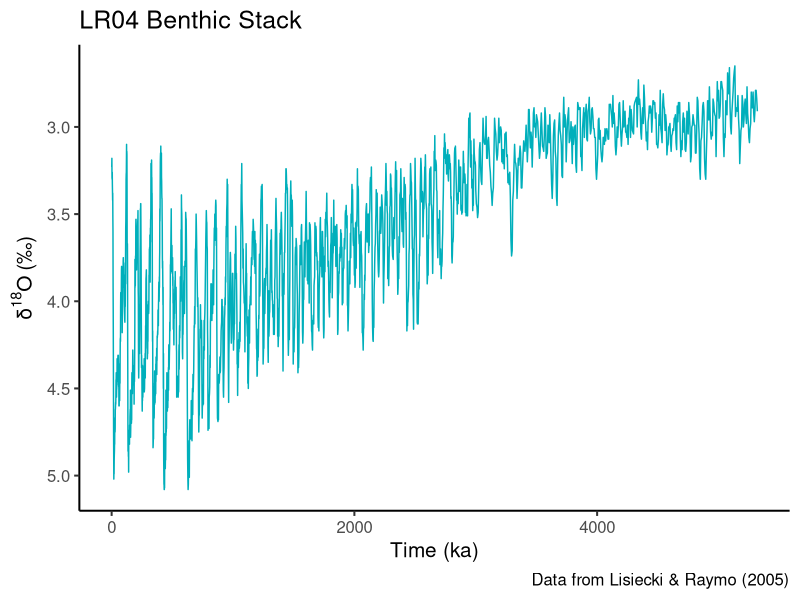
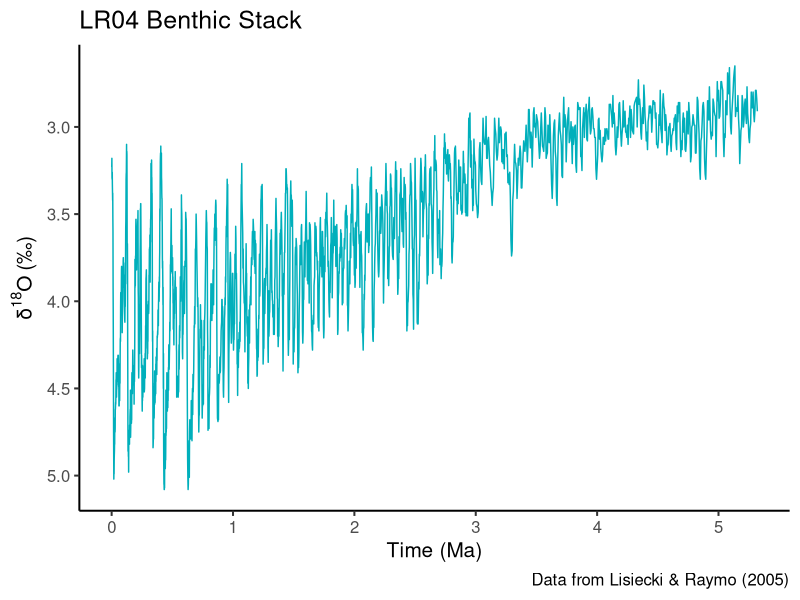
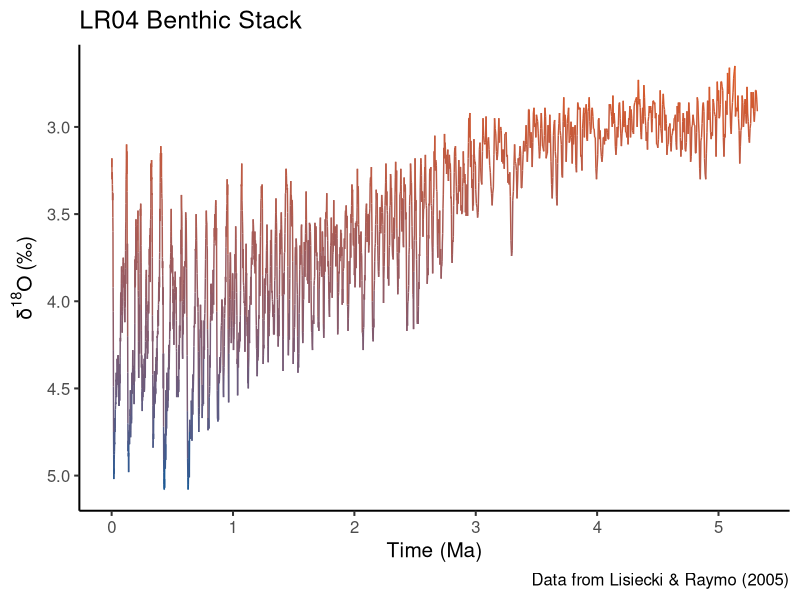
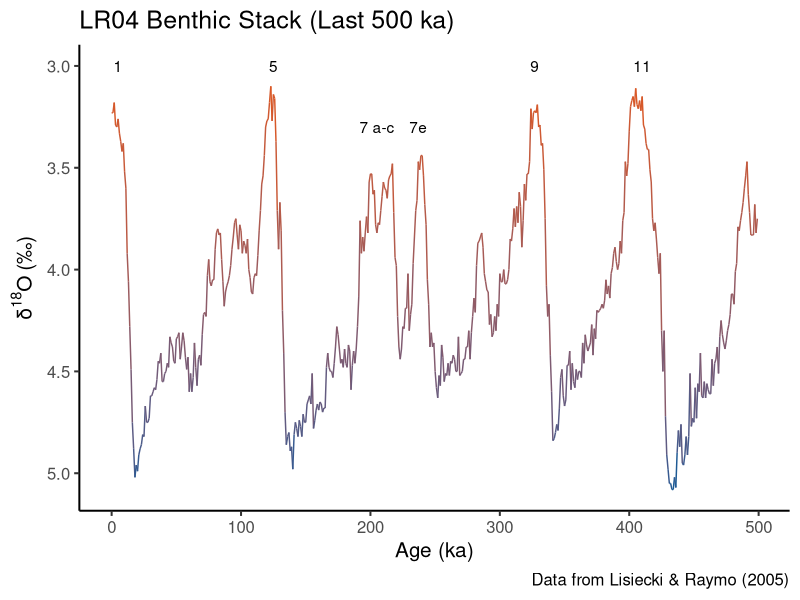
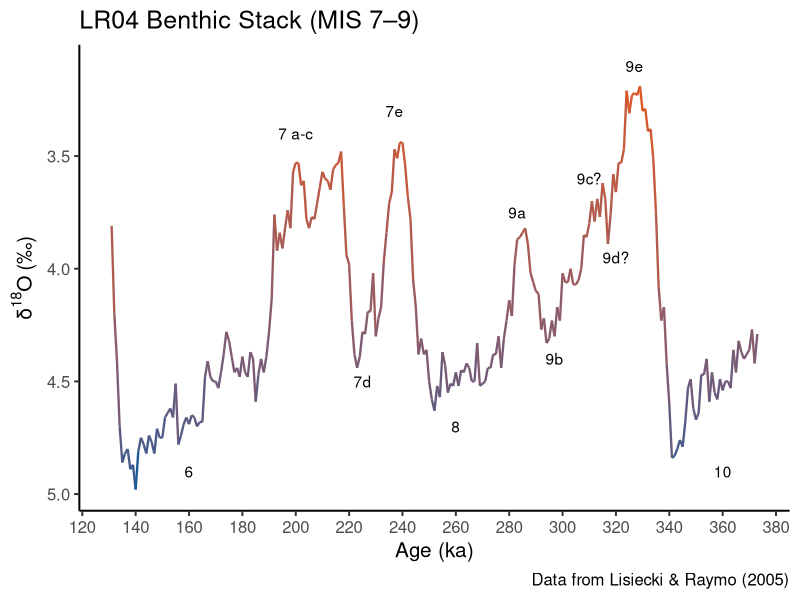
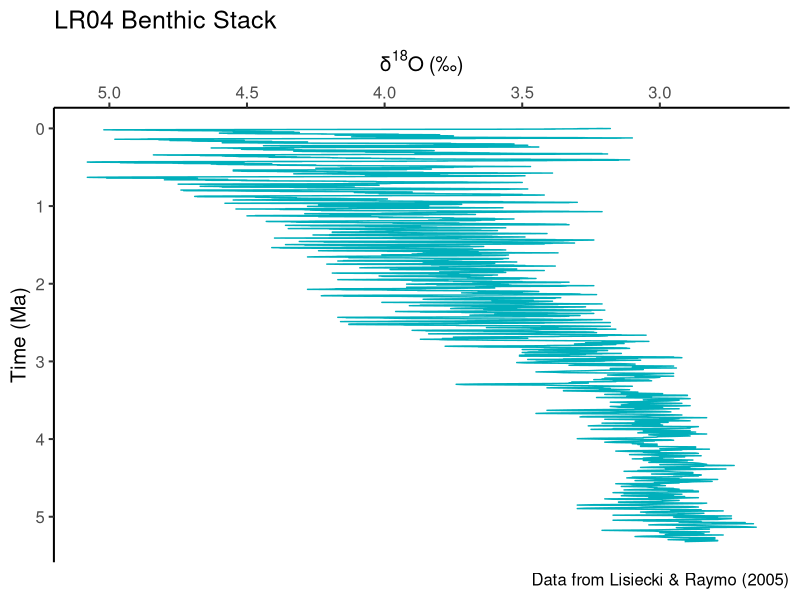
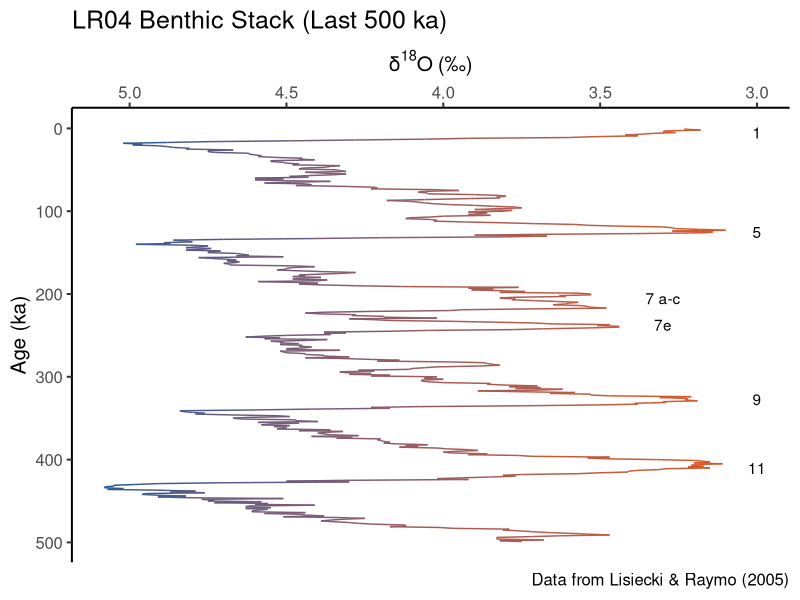
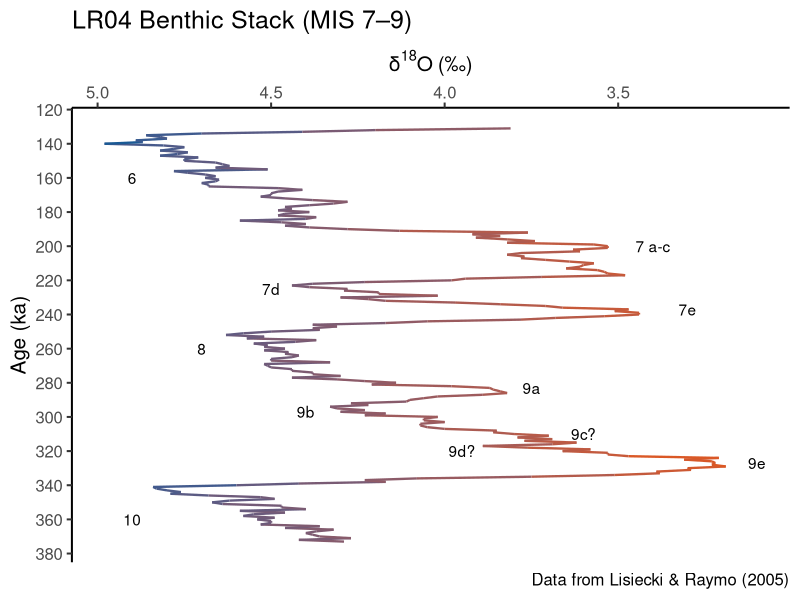

R code for these plots, in order:
## ---- chunk 1
knitr::opts_chunk$set(echo = TRUE,
                      fig.width=12, fig.height=6) 
## ---- chunk 2
library(ggplot2)
lr04 <- read.delim("../data/lr04.txt")
## ---- chunk 3
str(lr04)
head(lr04)
## ---- chunk 4
ggplot(data=lr04, aes(x=time, y=d18o))+               # set up plot
  geom_line(colour = "#00AFBB", size = 0.5)+          # plot line
  labs(title="LR04 Benthic Stack",                    # plot labels 
       x="Time (ka)", 
       y=expression(δ^{18}*O~"(‰)"),
       caption="Data from Lisiecki & Raymo (2005)")+ 
  scale_y_reverse()+                             # reverse scale on y-axis
  theme_classic(base_size=15)
## ---- chunk 5
lr04$time <- lr04$time/1000
## ---- chunk 6
ggplot(data=lr04, aes(x=time, y=d18o))+
  geom_line(colour = "#00AFBB", size = 0.5)+
  labs(title="LR04 Benthic Stack",
       x="Time (Ma)", 
       y=expression(δ^{18}*O~"(‰)"),                 
       caption="Data from Lisiecki & Raymo (2005)")+ 
  scale_y_reverse()+
  scale_x_continuous(breaks=seq(0, 6, by=1))+     # change tick frequency
  theme_classic(base_size=15) 
## ---- chunk 7
ggplot(data=lr04, aes(x=time, y=d18o, colour=d18o))+ 
  geom_line(size = 0.5)+ 
  scale_colour_gradient(low="#DB5824", high="#1A5A95")+
  labs(title="LR04 Benthic Stack",                   
       x="Time (Ma)", 
       y=expression(δ^{18}*O~"(‰)"),                
       caption="Data from Lisiecki & Raymo (2005)")+ 
  scale_y_reverse()+
  scale_x_continuous(breaks = seq(0, 6, by = 1))+
  theme_classic(base_size=15)+
  theme(legend.position = "none")
## ---- chunk 8
# subset last 500 ka
lr04_500 <- subset(lr04, time<0.5)

# convert time from back from ma to ka
lr04_500$time <- lr04_500$time * 1000
## ---- chunk 9
ggplot(data=lr04_500, 
       aes(x=time, y=d18o, colour=d18o))+ 
  geom_line(size = 0.5)+ 
  scale_colour_gradient(low="#DB5824", high="#1A5A95")+
  labs(title="LR04 Benthic Stack (Last 500 ka)",
       x="Age (ka)", 
       y=expression(δ^{18}*O~"(‰)"),                
       caption="Data from Lisiecki & Raymo (2005)")+ 
  scale_y_reverse()+                                 
  annotate("text", 
           x = c(5, 125, 205, 237, 327, 410), 
           y = c(3, 3, 3.3,3.3, 3, 3), 
           label = c("1", "5", "7 a-c", "7e", "9", "11"))+
  theme_classic(base_size=15)+
  theme(legend.position="none")
## ---- chunk 10
# subset MIS 7–9 
lr04_7to9 <- subset(lr04_500, time>130 & time<374) 
## ---- chunk 11
ggplot(data=lr04_7to9, 
       aes(x=time, y=d18o, colour=d18o))+ 
  geom_line(size = 0.8)+ 
  scale_colour_gradient(low="#DB5824", high="#1A5A95")+
  labs(title="LR04 Benthic Stack (MIS 7–9)",
       x="Age (ka)", 
       y=expression(δ^{18}*O~"(‰)"),                
       caption="Data from Lisiecki & Raymo (2005)")+ 
  annotate("text", 
           x=c(160, 200, 225, 237, 260, 283, 297, 310, 320, 327, 360), 
           y=c(4.9, 3.4, 4.5, 3.3, 4.7, 3.75, 4.4, 3.6, 3.95, 3.1, 4.9), 
           label = c("6", "7 a-c", "7d", "7e", "8", "9a", "9b", "9c?", "9d?", 
                     "9e", "10"))+
  scale_y_reverse()+    
  scale_x_continuous(breaks=seq(120, 380, by=20))+
  theme_classic(base_size=15)+
  theme(legend.position="none")
## ---- chunk 12
ggplot(data=lr04, aes(x=time, y=d18o))+
  geom_line(colour="#00AFBB", size=0.5)+
  labs(title="LR04 Benthic Stack",
       x="Time (Ma)", 
       y=expression(δ^{18}*O~"(‰)"),                 
       caption="Data from Lisiecki & Raymo (2005)")+ 
  scale_y_reverse(position="right")+  
  scale_x_reverse(breaks=seq(0, 6, by=1))+
  coord_flip()+  
  theme_classic(base_size=15)
## ---- chunk 13
ggplot(data=lr04_500, 
       aes(x=time, y=d18o, colour=d18o))+ 
  geom_line(size = 0.5)+ 
  scale_colour_gradient(low="#DB5824", high="#1A5A95")+
  labs(title="LR04 Benthic Stack (Last 500 ka)",
       x="Age (ka)", 
       y=expression(δ^{18}*O~"(‰)"),                
       caption="Data from Lisiecki & Raymo (2005)")+
  annotate("text", 
           x = c(5, 125, 205, 237, 327, 410), 
           y = c(3, 3, 3.3,3.3, 3, 3), 
           label = c("1", "5", "7 a-c", "7e", "9", "11"))+
  scale_y_reverse(position="right")+  
  scale_x_reverse()+
  coord_flip()+  
  theme_classic(base_size=15)+
  theme(legend.position="none")
## ---- chunk 14
ggplot(data=lr04_7to9, aes(x=time, y=d18o, colour=d18o))+ 
  geom_line(size = 0.8)+ 
  scale_colour_gradient(low="#DB5824", high="#1A5A95")+
  labs(title="LR04 Benthic Stack (MIS 7–9)",
       x="Age (ka)", 
       y=expression(δ^{18}*O~"(‰)"),                
       caption="Data from Lisiecki & Raymo (2005)")+ 
  annotate("text", 
           x = c(160, 200, 225, 237, 260, 283, 297, 310, 320, 327, 360), 
           y = c(4.9, 3.4, 4.5, 3.3, 4.7, 3.75, 4.4, 3.6, 3.95, 3.1, 4.9), 
           label = c("6", "7 a-c", "7d", "7e", "8", "9a", "9b", "9c?", "9d?", 
                     "9e", "10"))+
  scale_y_reverse(position="right")+  
  scale_x_reverse(breaks=seq(120, 380, by=20))+
  coord_flip()+                             
  theme_classic(base_size=15)+
  theme(legend.position="none")
